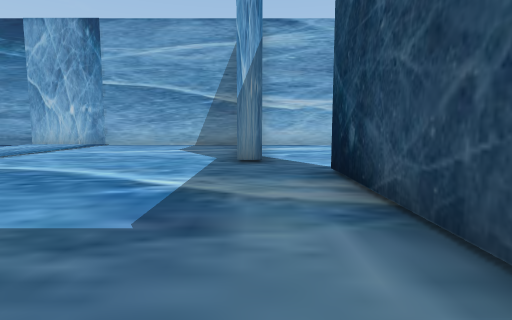
[1] (above)

17 first-person views from a walk through a Unity game level. The camera is 1.4 m above the floor, tilts 6° down and sees 80° across. The floor is counted in squares, 2 m on a side. Each view is taken from the middle of a square. On the plan, view 1 faces up. The plan holds only what a view shows up to about 10 squares ahead; the rest is blank. The place goes on beyond the plan. The player character is not drawn.

[2]
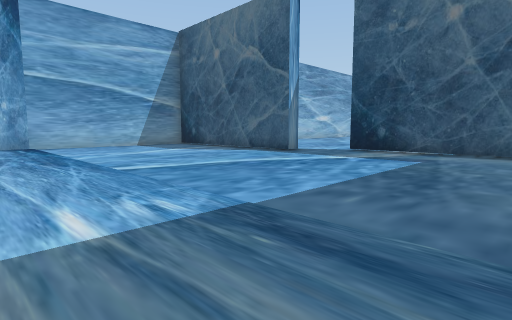

[3]
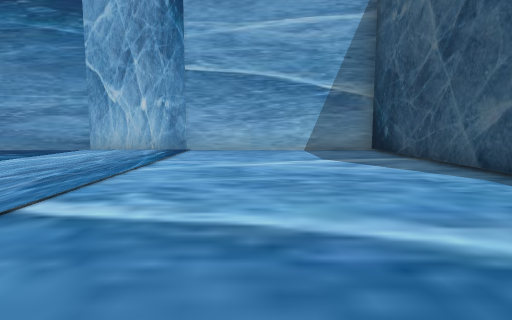

[4]
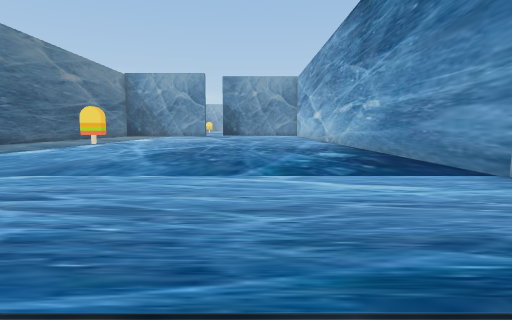

[5]
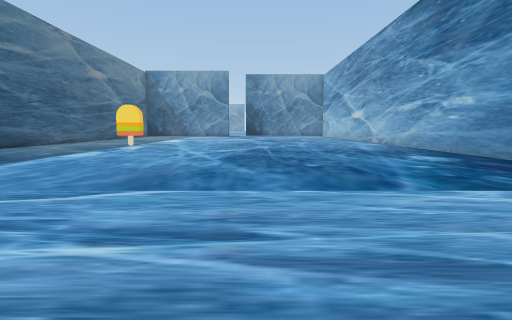

[6]
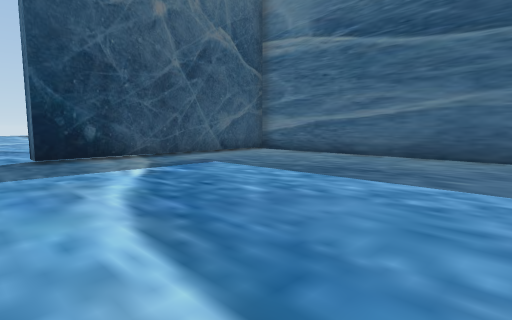

[7]
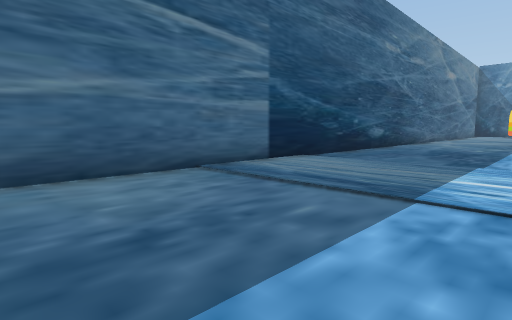

[8]
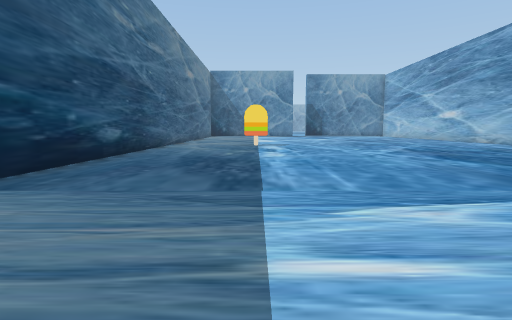

[9]
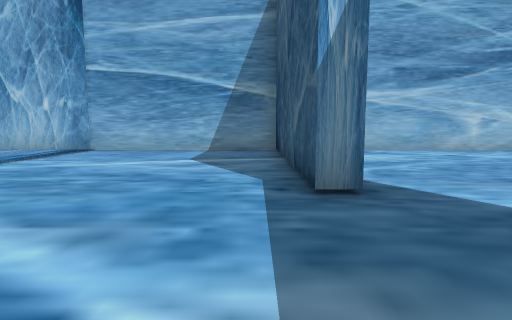

[10]
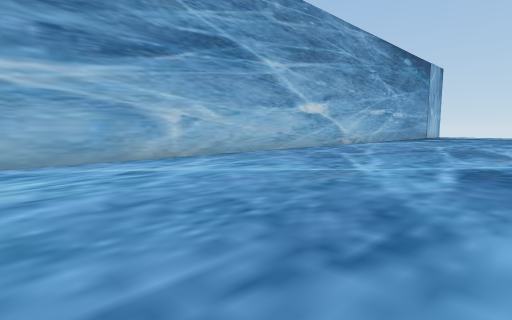

[11]
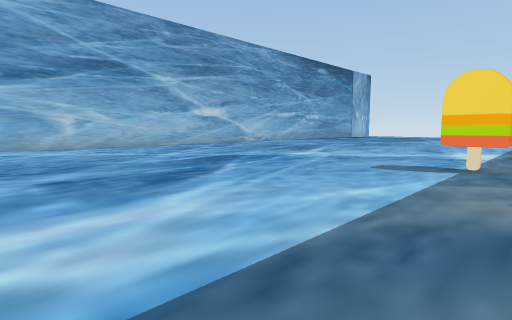

[12]
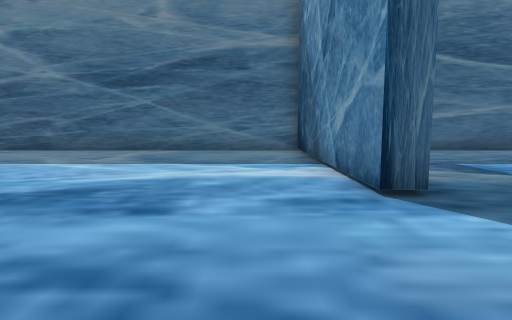

[13]
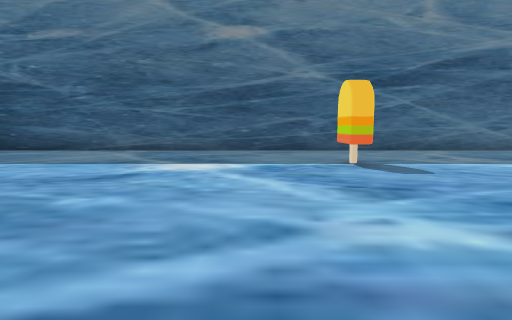

[14]
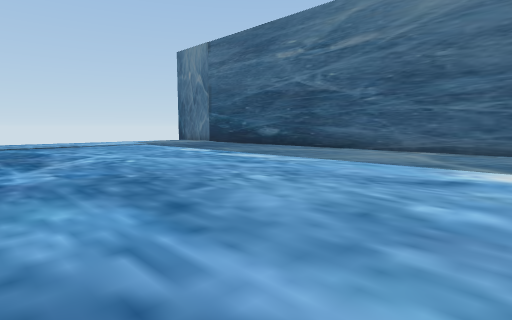

[15]
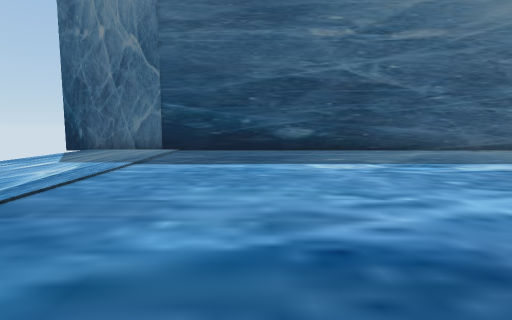

[16]
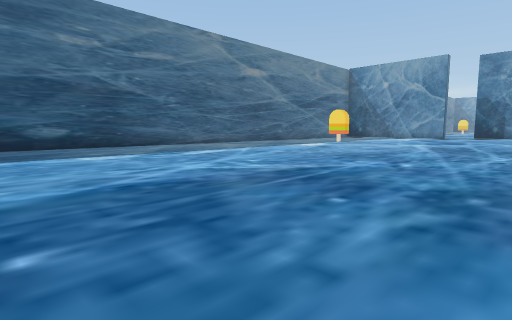

[17]
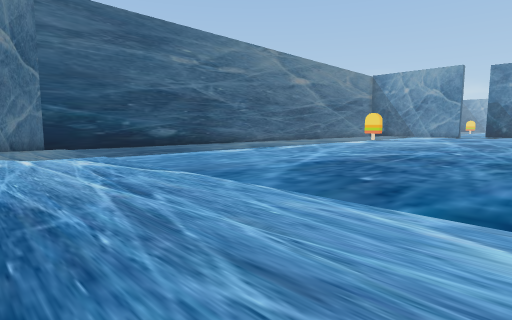

### Floor plan
Points are (right, up) in squares from view 1. A wall is a line through its corners. A room is listed if a view was taken in it or the views show most of it. See-through windows are left out.
Room 1 (views 1, 2, 3, 4, 5, 6, 7, 8, 9)
walls: (0.2, 6.2) (-0.4, 6.2) (-0.4, 12.5) (-16.1, 12.5); (-16.1, -1.5) (0.8, -1.5); (1.2, -1.1) (1.2, 4.9)
ways out: opening at (0, 5.5) to room 2
Room 2 (views 10, 11, 12, 13, 14, 15, 16, 17)
walls: (9.8, 12.5) (2.4, 12.5); (1.2, 4.9) (1.7, 4.9) (1.7, -1.5) (28, -1.5)
ways out: opening at (0, 5.5) to room 1
objects: other object (9, 2)

Where each view was taken, in squares from view 1:
view 1: 0 up, 0 right, facing up
view 2: 0 up, 8 left, facing up-right
view 3: 3 up, 4 left, facing up
view 4: 9 up, 5 left, facing left
view 5: 7 up, 6 left, facing left
view 6: 6 up, 6 left, facing down-right
view 7: 3 up, 3 left, facing down-left
view 8: 2 up, 6 left, facing left
view 9: 3 up, 1 left, facing up
view 10: 6 up, 2 right, facing up-right
view 11: 1 up, 3 right, facing up-right
view 12: 8 up, 3 right, facing down
view 13: 8 up, 11 right, facing down
view 14: 8 up, 12 right, facing down-right
view 15: 8 up, 22 right, facing down
view 16: 10 up, 23 right, facing down-left
view 17: 10 up, 27 right, facing down-left
